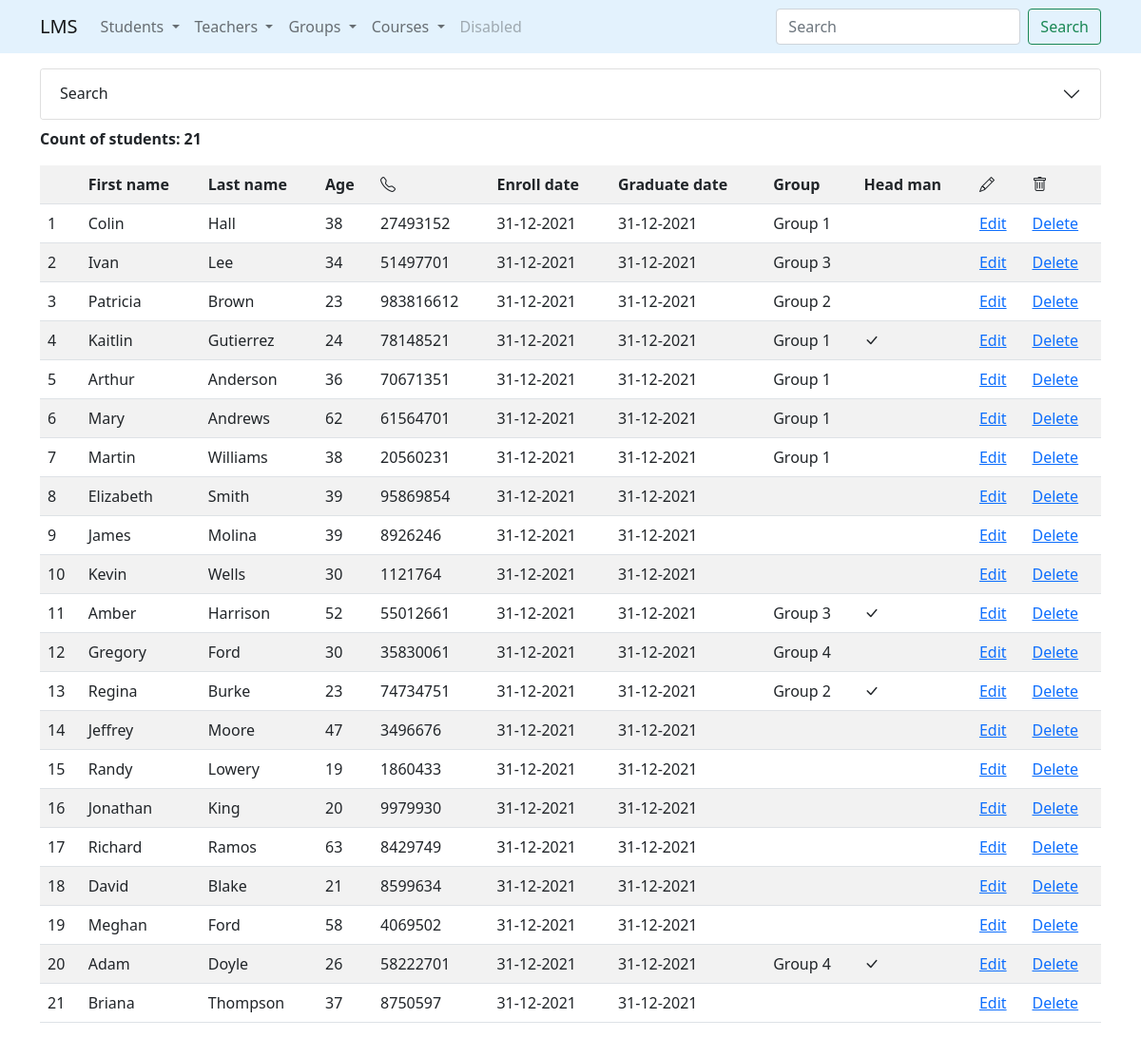
The page /students/ on the database its author committed.
### students/models.py (models this page shows, shortened)
class Students(Person):
    phone_number = models.CharField(
        max_length=20,
        default='',
        validators=[
            MinLengthValidator(7),
            unique_number_validator
        ]
    )
    enroll_date = models.DateField(default=datetime.date.today)
    graduate_date = models.DateField(default=datetime.date.today)
    group = models.ForeignKey(
        Group,
        on_delete=models.SET_NULL,
        null=True,
        related_name='students'
    )

### groups/models.py (models this page shows)
class Group(models.Model):
    group_name = models.CharField(
        max_length=100,
        validators=[MinLengthValidator(2)]
    )
    course = models.OneToOneField(
        'courses.Course',
        on_delete=models.SET_NULL,
        null=True,
        related_name='course'
    )
    group_size = models.IntegerField()
    start_date = models.DateField(default=datetime.date.today)
    headman = models.OneToOneField(
        'students.Students',
        on_delete=models.SET_NULL,
        null=True,
        related_name='headman_group'
    )
    teachers_gr = models.ManyToManyField(
        to='teachers.Teacher',
        related_name='groups'
    )
    def __str__(self):
        return self.group_name

### students/views.py (the view)
# urls.py: path('', StudentsListView.as_view(), name='list'),                               # R
class StudentsListView(ListView):
    model = Students
    template_name = 'students/list.html'
    def get_queryset(self):
        filter_students = StudentsFilter(
            data=self.request.GET,
            queryset=self.model.objects.all().select_related('group', 'headman_group')
        )
        return filter_students

### students/templates/students/list.html (shortened to what this page needs)
{% extends 'base.html' %}
{% load crispy_forms_tags %}
{% block content %}
    <div class="accordion" id="accordionExample">
        <div class="accordion-item">
            <h2 class="accordion-header" id="headingOne">
                <button class="accordion-button collapsed" type="button"
                        data-bs-toggle="collapse" data-bs-target="#collapseOne"
                        aria-expanded="true" aria-controls="collapseOne">
            Search
                </button>
            </h2>
        </div>
    </div>
    <p class="mt-2"><strong>Count of students: {{ object_list.qs.count }}</strong></p>
    {% with list_object=object_list.qs %}
        {% include 'includes/students_list_table.html' %}
    {% endwith %}
{% endblock %}

### templates/includes/students_list_table.html
<table class="table table-striped table-hover">
    <tr>
        <th></th>
        <th>First name</th>
        <th>Last name</th>
        <th>Age</th>
        <th><i class="bi bi-telephone"></i></th>
        <th>Enroll date</th>
        <th>Graduate date</th>
        <th>Group</th>
        <th>Head man</th>
        <th><i class="bi bi-pencil"></i></th>
        <th><i class="bi bi-trash"></i></th>
    </tr>
    {% for student in list_object %}
        <tr>
            <td>{{ forloop.counter }}</td>
            <td>{{ student.first_name }}</td>
            <td>{{ student.last_name }}</td>
            <td>{{ student.age }}</td>
            <td>{{ student.phone_number }}</td>
            <td>{{ student.enroll_date }}</td>
            <td>{{ student.graduate_date }}</td>
            <td>{% if student.group is not None %}
                {{ student.group }}
            {% endif %}</td>
            <td>{% if student.headman_group %}<i class="bi bi-check-lg"></i>{% endif %}</td>
            <td><a href="{% url 'students:update' student.id %}">Edit</a></td>
            <td><a href="{% url 'students:delete' student.id %}">Delete</a></td>
        </tr>
    {% endfor %}
</table>

### rows shown on the page
Students: first_name "Colin", last_name "Hall", age "38", phone_number "27493152", enroll_date "31-12-2021", graduate_date "31-12-2021", group "Group 1"
Students: first_name "Ivan", last_name "Lee", age "34", phone_number "51497701", enroll_date "31-12-2021", graduate_date "31-12-2021", group "Group 3"
Students: first_name "Patricia", last_name "Brown", age "23", phone_number "983816612", enroll_date "31-12-2021", graduate_date "31-12-2021", group "Group 2"
Students: first_name "Kaitlin", last_name "Gutierrez", age "24", phone_number "78148521", enroll_date "31-12-2021", graduate_date "31-12-2021", group "Group 1"
Students: first_name "Arthur", last_name "Anderson", age "36", phone_number "70671351", enroll_date "31-12-2021", graduate_date "31-12-2021", group "Group 1"
Students: first_name "Mary", last_name "Andrews", age "62", phone_number "61564701", enroll_date "31-12-2021", graduate_date "31-12-2021", group "Group 1"
Students: first_name "Martin", last_name "Williams", age "38", phone_number "20560231", enroll_date "31-12-2021", graduate_date "31-12-2021", group "Group 1"
Students: first_name "Elizabeth", last_name "Smith", age "39", phone_number "95869854", enroll_date "31-12-2021", graduate_date "31-12-2021"
Students: first_name "James", last_name "Molina", age "39", phone_number "8926246", enroll_date "31-12-2021", graduate_date "31-12-2021"
Students: first_name "Kevin", last_name "Wells", age "30", phone_number "1121764", enroll_date "31-12-2021", graduate_date "31-12-2021"
Students: first_name "Amber", last_name "Harrison", age "52", phone_number "55012661", enroll_date "31-12-2021", graduate_date "31-12-2021", group "Group 3"
Students: first_name "Gregory", last_name "Ford", age "30", phone_number "35830061", enroll_date "31-12-2021", graduate_date "31-12-2021", group "Group 4"
Students: first_name "Regina", last_name "Burke", age "23", phone_number "74734751", enroll_date "31-12-2021", graduate_date "31-12-2021", group "Group 2"
Students: first_name "Jeffrey", last_name "Moore", age "47", phone_number "3496676", enroll_date "31-12-2021", graduate_date "31-12-2021"
Students: first_name "Randy", last_name "Lowery", age "19", phone_number "1860433", enroll_date "31-12-2021", graduate_date "31-12-2021"
Students: first_name "Jonathan", last_name "King", age "20", phone_number "9979930", enroll_date "31-12-2021", graduate_date "31-12-2021"
Students: first_name "Richard", last_name "Ramos", age "63", phone_number "8429749", enroll_date "31-12-2021", graduate_date "31-12-2021"
Students: first_name "David", last_name "Blake", age "21", phone_number "8599634", enroll_date "31-12-2021", graduate_date "31-12-2021"
Students: first_name "Meghan", last_name "Ford", age "58", phone_number "4069502", enroll_date "31-12-2021", graduate_date "31-12-2021"
Students: first_name "Adam", last_name "Doyle", age "26", phone_number "58222701", enroll_date "31-12-2021", graduate_date "31-12-2021", group "Group 4"
Students: first_name "Briana", last_name "Thompson", age "37", phone_number "8750597", enroll_date "31-12-2021", graduate_date "31-12-2021"

### other values the page prints
{{ object_list.qs.count }} "21"
